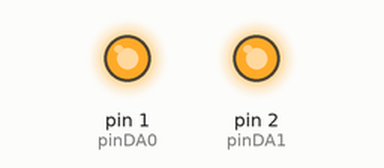
This sketch was run on a simulated Arduino Uno, built with avr-gcc and run on an emulated ATmega328P. On the bench: output pins drawn as LEDs (lit = HIGH). Pins used as bus, display or sensor lines are not drawn.

Above: at 0.1 s.
At 1.65 s:
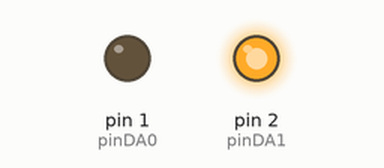
At 3.2 s:
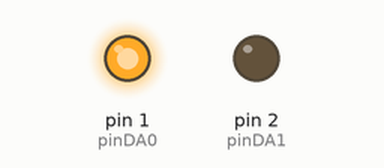
Timing chart, 0 to 7.4 s (numbered marks = the images above):
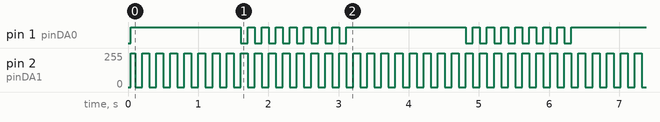

Measured:
- by itself, pin 1 (pinDA0): repeats every 3.2 s: 7 × (LOW 0.10 s, HIGH 0.10 s), LOW 0.10 s, HIGH 1.7 s
- by itself, pin 2 (pinDA1): moves between 0/255 and 255/255, repeating every 1.2 s

The sketch:

ymz.ino
```cpp
//YM38910

const int pinDA0 =  1;
const int pinDA1 =  2;
const int pinDA2 =  3;
const int pinDA3 =  4;
const int pinDA4 =  5;
const int pinDA5 =  6;
const int pinDA6 =  7;
const int pinDA7 =  8;

const int pinBC1 =  9;
const int pinBC2 =  10;
const int pinBCDIR =  11;

int tp[] = {//MIDI note number
  15289, 14431, 13621, 12856, 12135, 11454, 10811, 10204,//0-o7
  9631, 9091, 8581, 8099, 7645, 7215, 6810, 6428,//8-15
  6067, 5727, 5405, 5102, 4816, 4545, 4290, 4050,//16-23
  3822, 3608, 3405, 3214, 3034, 2863, 2703, 2551,//24-31
  2408, 2273, 2145, 2025, 1911, 1804, 1703, 1607,//32-39
  1517, 1432, 1351, 1276, 1204, 1136, 1073, 1012,//40-47
  956, 902, 851, 804, 758, 716, 676, 638,//48-55
  602, 568, 536, 506, 478, 451, 426, 402,//56-63
  379, 358, 338, 319, 301, 284, 268, 253,//64-71
  239, 225, 213, 201, 190, 179, 169, 159,//72-79
  150, 142, 134, 127, 119, 113, 106, 100,//80-87
  95, 89, 84, 80, 75, 71, 67, 63,//88-95
  60, 56, 53, 50, 47, 45, 42, 40,//96-103
  38, 36, 34, 32, 30, 28, 27, 25,//104-111
  24, 22, 21, 20, 19, 18, 17, 16,//112-119
  15, 14, 13, 13, 12, 11, 11, 10,//120-127
  0//off
};

int song[][2] ={
{60,500},
{62,500},
{64,500},
{65,500},
{64,500},
{62,500},
{60,500},
{128,500},
{64,500},
{65,500},
{67,500},
{69,500},
{67,500},
{65,500},
{64,500},
{128,500},
{60,500},
{128,500},
{60,500},
{128,500},
{60,500},
{128,500},
{60,500},
{128,500},
{60,128},
{128,128},
{60,128},
{128,128},
{62,128},
{128,128},
{62,128},
{128,128},
{64,128},
{128,128},
{64,128},
{128,128},
{65,128},
{128,128},
{65,128},
{128,128},
{64,250},
{128,250},
{62,250},
{128,250},
{60,250},
{128,1000}
};


void setup(){
  //init pins
    pinMode(pinDA0, OUTPUT);
    pinMode(pinDA1, OUTPUT);
    pinMode(pinDA2, OUTPUT);
    pinMode(pinDA3, OUTPUT);
    pinMode(pinDA4, OUTPUT);
    pinMode(pinDA5, OUTPUT);
    pinMode(pinDA6, OUTPUT);
    pinMode(pinDA7, OUTPUT);

    pinMode(pinBC1, OUTPUT);
    pinMode(pinBC2, OUTPUT);
    pinMode(pinBCDIR, OUTPUT);

    write_data(0x06, 0x00);     //set noise to Zero

    write_data(0x07, 0x3e); // Enable Channel A
    //write_data(0x07, 0x3c);   // Enable Channels A & B

    write_data(0x08, 0x0f);      //set max volume channel A
    write_data(0x09, 0x0f);      //set max volume channel B

}

void set_chA(int i)
{
  write_data(0x00, tp[i]&0xff);
  write_data(0x01, (tp[i] >> 8)&0x0f);
}

void set_chB(int i)
{
  write_data(0x02, tp[i]&0xff);
  write_data(0x03, (tp[i] >> 8)&0x0f);
}

void mode_latch(){
    digitalWrite(pinBC1, HIGH);
    digitalWrite(pinBC2, HIGH);
    digitalWrite(pinBCDIR, HIGH);
}

void mode_write(){
    digitalWrite(pinBC1, LOW);
    digitalWrite(pinBC2, HIGH);
    digitalWrite(pinBCDIR, HIGH);
}

void mode_inactive(){
    digitalWrite(pinBC1, LOW);
    digitalWrite(pinBC2, LOW);
    digitalWrite(pinBCDIR, LOW);
}

void write_data(unsigned char address, unsigned char data)
{

  mode_inactive();
  //write address
  digitalWrite(pinDA0, (address >> 0)&0x01);
  digitalWrite(pinDA1, (address >> 1)&0x01);
  digitalWrite(pinDA2, (address >> 2)&0x01);
  digitalWrite(pinDA3, (address >> 3)&0x01);
  digitalWrite(pinDA4, (address >> 4)&0x01);
  digitalWrite(pinDA5, (address >> 5)&0x01);
  digitalWrite(pinDA6, (address >> 6)&0x01);
  digitalWrite(pinDA7, (address >> 7)&0x01);
  mode_latch();
  mode_inactive();

  //write data
  mode_write();
  digitalWrite(pinDA0, (data >> 0)&0x01);
  digitalWrite(pinDA1, (data >> 1)&0x01);
  digitalWrite(pinDA2, (data >> 2)&0x01);
  digitalWrite(pinDA3, (data >> 3)&0x01);
  digitalWrite(pinDA4, (data >> 4)&0x01);
  digitalWrite(pinDA5, (data >> 5)&0x01);
  digitalWrite(pinDA6, (data >> 6)&0x01);
  digitalWrite(pinDA7, (data >> 7)&0x01);
  mode_inactive();
}

void loop() {

  //Here is your test song converted to array, Alan!
  /*
  for(int i=0;i< 47;i++){
     set_chA(song[i][0]);
     delay(song[i][1]);
  }*/

  //Another tune

  for(int i=0;i<8;i++){
   set_chA(48);
   delay(100);
   set_chA(60);
   delay(100);
  }

  for(int i=0;i<4;i++){
   set_chA(53);
   delay(100);
   set_chA(65);
   delay(100);
  }

  for(int i=0;i<4;i++){
   set_chA(55);
   delay(100);
   set_chA(67);
   delay(100);
  }

}
```
